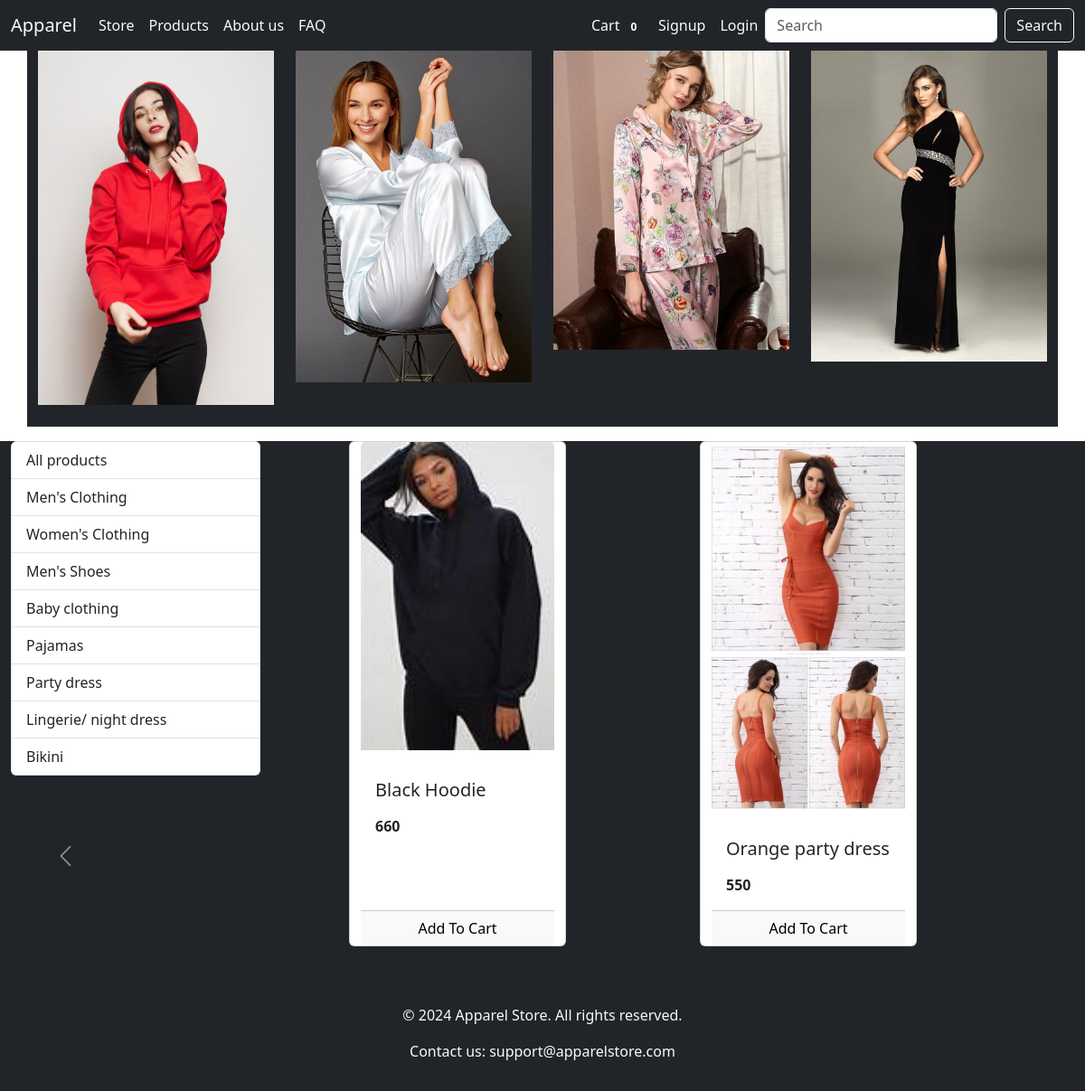
The app's page /?category=2 with its own data.
### core/models/category.py (models this page shows, shortened)
class Category(models.Model):
    name= models.CharField(max_length=30)
    @staticmethod
    def get_all_categories():
        return Category.objects.all()

### core/models/product.py (models this page shows, shortened)
class Product(models.Model):
    name = models.CharField(max_length=50)
    price = models.IntegerField(default=0)
    category = models.ForeignKey(Category, on_delete=models.CASCADE, default=1)
    description =models.CharField(max_length=200, default='', null=True, blank=True)
    image = models.ImageField(upload_to='products/')
    @staticmethod
    def get_all_products_by_categoryid(category_id):
        if category_id:
            return Product.objects.filter(category= category_id)
        else:
            return Product.get_all_products();

### core/views/home.py (the view, shortened to what this page needs)
# urls.py: path("", Index.as_view(), name='homepage' ),
class Index(View):
     def get(self, request):
        products= None
        categories = Category.get_all_categories();
        categoryID = request.GET.get('category')
        if categoryID:
          products=Product.get_all_products_by_categoryid(categoryID);
        else:
         products=Product.get_all_products();
        data={}
        data['products'] = products
        data['categories'] = categories
        print("you are :" ,request.session.get('email'))
        return render(request, 'core/index.html', data)

### templates/core/index.html (shortened to what this page needs)
{% extends 'core/base.html' %}
{% block content %}
{% load cart %}
<div id="product-images" class="container mt-8 bg-dark">
    <div class="row justify-content-between">
        <div class="col-md-3 mb-4 bg-dark">
            <img src="media\products\abd5524cc01a519ad285406c4c3b6911.jpg" alt="Product Image 1" class="img-fluid">
        </div>
        <div class="col-md-3 mb-4">
            <img src="media\products\5e9b64a424d310a3e9450b7358d9ace1.jpg" alt="Product Image 2" class="img-fluid">
        </div>
        <div class="col-md-3 mb-4">
            <img src="media\products\t8191-2-1.jpg" alt="Product Image 3" class="img-fluid">
        </div>
        <div class="col-md-3 mb-4">
            <img src="media\products\Party-Dresses-for-Women-2.jpg" alt="Product Image 4" class="img-fluid">
        </div>
    </div>
</div>
<div class="container-fluid mt-3">
    <div class="row bg-dark">
        <div class="col-lg-3 ">
            <div class="list-group bg-dark">
                <a href="/" class="list-group-item list-group-item-action "
                    >All products</a>
                {% for category in categories  %}
                <a href="/?category={{category.id}}" class="list-group-item list-group-item-action "
                    >{{category.name}}</a>
                {% endfor %}
            </div>
            <div class="container-fluid mt-3 col-lg-9">
                <div id="imageCarousel" class="carousel slide" data-bs-ride="carousel" style="max-width: 800px; margin: auto;">
                    <div class="carousel-inner">
                        <div class="carousel-item active">
                            <img src="media\products\fc4f988a04a4173062dcbc5615080650.jpg" class="d-block w-100" alt="Slide 1" style="max-height: 400px; object-fit: cover;">
                        </div>
                    </div>
                    <button class="carousel-control-prev" type="button" data-bs-target="#imageCarousel" data-bs-slide="prev">
                        <span class="carousel-control-prev-icon" aria-hidden="true"></span>
                    </button>
                    <button class="carousel-control-next" type="button" data-bs-target="#imageCarousel" data-bs-slide="next">
                        <span class="carousel-control-next-icon" aria-hidden="true"></span>
                    </button>
                </div>
            </div>
        </div>
        <div id="products" class="col-lg-8">
            <div class="row mx-auto">
                {% for product in products %}
                <div class="card mx-auto mb-5" id="{{product.id}}" style="width: 15rem;">
                    <img src="{{product.image.url}}" class="card-img-top" alt="...">
                    <div class="card-body">
                      <p><h5 class="card-title">{{product.name}}</h5></p>
                      <p class="card-text"><b>{{product.price}}</b></p>
                    </div>
                    <div class="card-footer p-0  no-gutters">
                        {% if product|is_in_cart:request.session.cart %}
						<div class="row no-gutters">
                            <form action="/#{{product.id}}" class="col-2 " method="post">
                            {% csrf_token %}
                            <input hidden type="text" name='product' value='{{product.id}}'>
                            <input hidden type="text" name='remove' value='True'>
                            <input type="submit" value=" - " class="btn btn-block btn-light border-right">
                        </form>
                        <div class="text-center col">{{product|cart_quantity:request.session.cart}} in Cart</div>
                        <form action="/#{{product.id}}" class="col-2 " method="post">
                            {% csrf_token %}
                            <input hidden type="text" name='product' value='{{product.id}}'>
                            <input type="submit" value=" + " class="btn btn-block btn-light border-left">
                        </form>
                    </div>
                    {% else %}
                    <form action="/#{{product.id}}" method="POST" class="btn-block">
                        <input type="submit" class="float-right btn btn-light  form-control"
                            value="Add To Cart">
                    </form>
                    {% endif %}
                </div>
                  </div>
                    {% endfor %}
            </div>
        </div>
        </div>
    </div>
{% endblock %}

### records on screen
Category: name "Men's Clothing"
Category: name "Women's Clothing"
Category: name "Men's Shoes"
Category: name "Baby clothing"
Category: name "Pajamas"
Category: name "Party dress"
Category: name "Lingerie/ night dress"
Category: name "Bikini"
Product: image (picture), name "Black Hoodie", price "660"
Product: {{ product.id }} 15 (drawn), image (picture), name "Orange party dress", price "550"

### other values on screen
{{ request.session.cart.keys|length }} "0"
